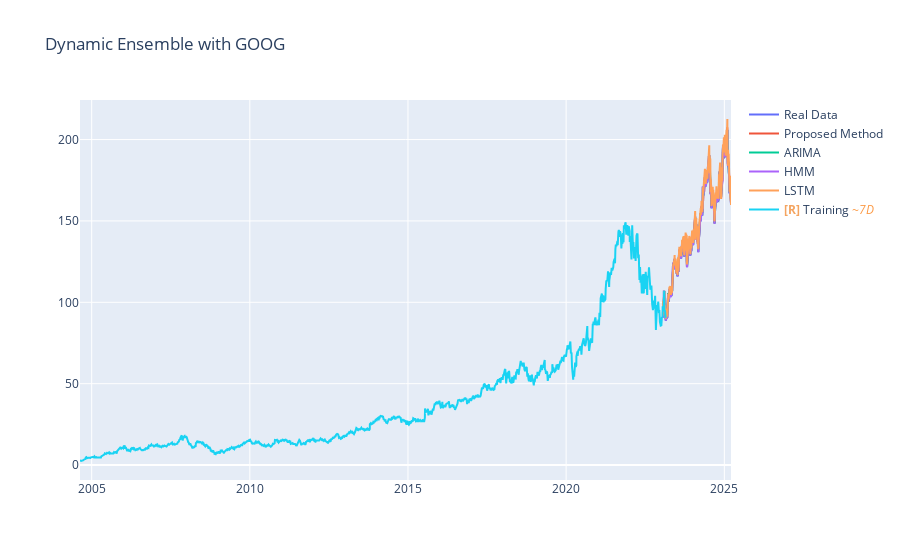

Write notebook code for a chart like this one.
### Code cell
fig = go.Figure()
fig.update_layout(title="Dynamic Ensemble with GOOG")
fig.add_trace(go.Scatter(x=df_test['ds'], y=df_test['y'], mode='lines', name='Real Data'))
fig.add_trace(go.Scatter(x=df_test['ds'], y=de_preds, mode='lines', name='Proposed Method'))
fig.add_trace(go.Scatter(x=df_test['ds'], y=arima_preds, mode='lines', name='ARIMA'))
fig.add_trace(go.Scatter(x=df_test['ds'], y=hmm_preds, mode='lines', name='HMM'))
fig.add_trace(go.Scatter(x=df_test['ds'], y=lstm_preds, mode='lines', name='LSTM'))
fig.add_trace(go.Scatter(x=df_train['ds'], y=df_train['y'], mode='lines', name='Training'))
fig.show()

### Figure 1 — Plotly figure (JSON) as saved in the notebook; plotly's stock layout.template omitted (floating-point values rounded to 4 significant figures; data arrays with more than 128 entries replaced by an {"elided": "..."} marker saying what was removed)
{"data": [{"mode": "lines", "name": "Real Data", "type": "scatter", "uid": "2b04f432-abb9-443b-b1ae-17632b35fd8c", "x": {"elided": "563 str values"}, "y": {"elided": "563 float values"}}, {"mode": "lines", "name": "Proposed Method", "type": "scatter", "uid": "892ec08d-32dd-4981-bf20-82bac2684590", "x": {"elided": "563 str values"}, "y": {"elided": "563 float values"}}, {"mode": "lines", "name": "ARIMA", "type": "scatter", "uid": "f207ac17-06ac-4291-a126-6e9f129dff53", "x": {"elided": "563 str values"}, "y": {"elided": "563 float values"}}, {"mode": "lines", "name": "HMM", "type": "scatter", "uid": "8d0dad36-4ff3-43ff-aecc-848021fd9be0", "x": {"elided": "563 str values"}, "y": {"elided": "563 float values"}}, {"mode": "lines", "name": "LSTM", "type": "scatter", "uid": "87404008-9ac8-4037-a583-27552b5c497e", "x": {"elided": "563 str values"}, "y": {"elided": "563 float values"}}, {"mode": "lines", "name": "<b style=\"color:sandybrown\">[R]</b> Training <i style=\"color:#fc9944\">~7D</i>", "type": "scatter", "uid": "40f744b8-ed96-4919-8cb5-503f13c92a86", "x": {"elided": "1000 str values"}, "y": {"elided": "1000 float values"}}], "layout": {"title": {"text": "Dynamic Ensemble with GOOG"}}}
